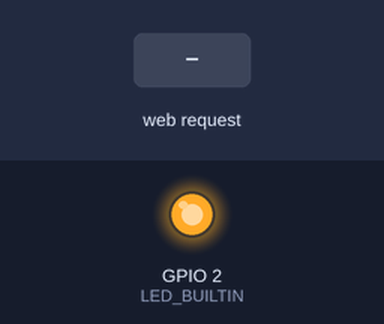
The sketch below on a simulated ESP8266 (NodeMCU). Parts: output pins drawn as LEDs (lit = HIGH, except the on-board LED, lit = LOW). The inputs (shaded band) are chosen by the test bench. What the sketch prints to the serial monitor is not drawn.

Above: at 1.2 s.
1.3 s: HTTP request GET /LEDOff received
At 1.6 s:
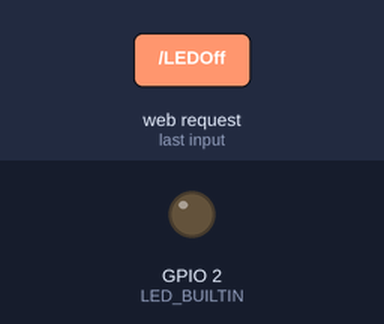
2.8 s: HTTP request GET /LEDOn received
At 4.0 s:
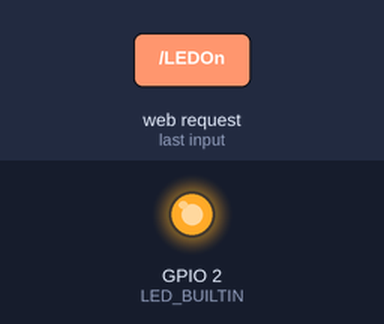
Timing chart, 0 to 5.8 s (numbered marks = the images above; inputs shaded):
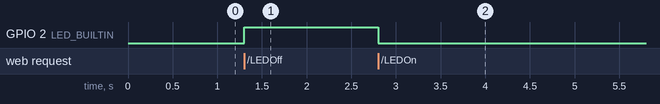

Measured:
- after the input at 1.3 s, GPIO 2 (LED_BUILTIN): LOW → HIGH at once
- after the input at 2.8 s, GPIO 2 (LED_BUILTIN): HIGH → LOW at once

The sketch:

esp8266LEDexpanded.ino
```cpp
#include <ESP8266WiFi.h>
#include <WiFiClient.h>
#include <ESP8266WebServer.h>
#include <DNSServer.h>

// ESP8266 NodeMCU v3 has the LED on Pin 2
#define LED_BUILTIN 2

// let's create a webserver and DNS server
ESP8266WebServer server(80);
DNSServer dnsServer;

const byte DNS_PORT = 53;

// our IP address. Since there is no connection to the rest of the world, we can choose any
IPAddress apIP(192, 168, 1, 1);

// state of the LED
int stateLED = LOW;

// generates the html based on value of variable stateLED
void response();

//for document root '/' calls response() to build the html
void handleRoot();
//for .../LEDOn -> turning LED on and calls response() to build the html
void handleLedOn();
//for .../LEDOff -> turning LED on and calls response() to build the html
void handleLedOff();

void setup() {

    //start serial for some output
    Serial.begin(115200);
    Serial.println();

    // setup the ESP8266 as access point with given IP and SSID
    WiFi.mode(WIFI_AP);
    WiFi.softAPConfig(apIP, apIP, IPAddress(255, 255, 255, 0));
    WiFi.softAP("lalilu");

    Serial.print("visit: \n");
    Serial.println(apIP);

    // modify TTL associated  with the domain name (in seconds)
    // default is 60 seconds,
    dnsServer.setTTL(300);
    // set which return code will be used for all other domains (e.g. sending
    // ServerFailure instead of NonExistentDomain will reduce number of queries
    // sent by clients)
    // default is DNSReplyCode::NonExistentDomain
    dnsServer.setErrorReplyCode(DNSReplyCode::ServerFailure);

  // start DNS server for a specific domain name
    dnsServer.start(DNS_PORT, "/", apIP);

    // define the functions for the different links
    server.on("/", handleRoot);
    server.on("/LEDOn", handleLedOn);
    server.on("/LEDOff", handleLedOff);

    // start the Webserver
    server.begin();

    Serial.println("HTTP server beginned");

    // set LED Pin to output mode and set it to Low
    pinMode(LED_BUILTIN, OUTPUT);
    digitalWrite(LED_BUILTIN, stateLED);
}

// keep the webserver and DNS server listening. Everything else is made by the two servers
void loop() {
    dnsServer.processNextRequest();
    server.handleClient();
}

// if document root is requested...just generate response with current state
void handleRoot() {
    response();
}

// if LED Off button is clicked, change LED state to low, turn the LED off and generate a html accordingly
void handleLedOn() {
  stateLED = LOW;
  digitalWrite(LED_BUILTIN, stateLED);
  response();
}

// if LED On button is clicked, change LED state to high, turn the LED on and generate a html accordingly
void handleLedOff() {
  stateLED = HIGH;
  digitalWrite(LED_BUILTIN, stateLED);
  response();
}

// defines the different parts of the html
const String HtmlHtml = "<html><head>"
    "<meta name=\"viewport\" content=\"width=device-width, initial-scale=1\" /></head>";
const String HtmlHtmlClose = "</html>";
const String HtmlTitle = "<h1>Arduino-er: ESP8266 AP WebServer exercise</h1><br/>\n";
const String HtmlLedStateLow = "<big>LED is now <b>ON</b></big><br/>\n";
const String HtmlLedStateHigh = "<big>LED is now <b>OFF</b></big><br/>\n";
const String HtmlButtons =
    "<a href=\"LEDOn\"><button style=\"display: block; width: 100%;\">ON</button></a><br/>"
    "<a href=\"LEDOff\"><button style=\"display: block; width: 100%;\">OFF</button></a><br/>";


// build the html
void response(){
  String htmlRes = HtmlHtml + HtmlTitle;
  if(stateLED == LOW){
    htmlRes += HtmlLedStateLow;
  }else{
    htmlRes += HtmlLedStateHigh;
  }

  htmlRes += HtmlButtons;
  htmlRes += HtmlHtmlClose;

  server.send(200, "text/html", htmlRes);
}
```
